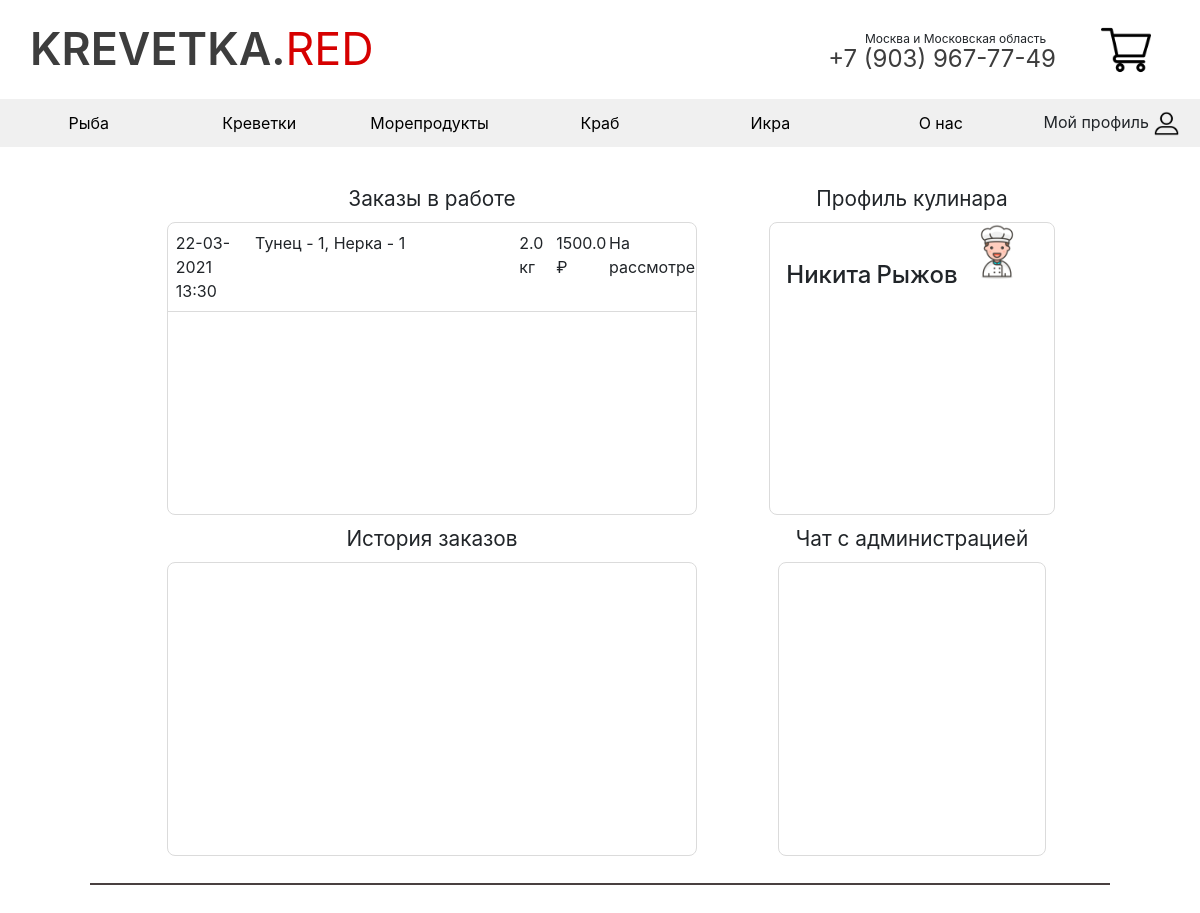
/clientprofile/ (signed in), run on the app's committed database.
### mainApp/models.py (models this page shows, shortened)
class ClientInfo(models.Model):
    User = models.ForeignKey(User, null=True, on_delete=models.CASCADE)
    orderId = models.CharField('Номер заказа', null=True, max_length=100)
    NameClient = models.CharField("Имя клиента", null=True, max_length=25)
    SurnameClient = models.CharField("Фамилия клиента", null=True, max_length=25)
    ClientPhone = models.CharField("Телефон", null=True, max_length=25)
    ClientEmail = models.CharField("Е-майл", null=True, max_length=50)
    DeliveryMethod = models.CharField("Способ доставки", null=True, max_length=25)
    ClientAddress = models.CharField("Адресс", null=True, max_length=100)
    prname = models.CharField("Название продукта", null=True, max_length=100)
    prcount = models.CharField("Вес заказа", null=True, max_length=100)
    prprice = models.CharField("Цена заказа", null=True, max_length=100)
    dateOrder = models.CharField("Дата поступления", null=True, max_length=25)
    dateDone = models.CharField('Дата выполнения', null=True, max_length=25)
    statusOrder = models.CharField('Статус заказа', default="На рассмотрении", max_length=25)
    statusColor = models.CharField('Цвет статуса заказа', default="colorfirst", max_length=25)
    class Meta:
        verbose_name = 'Заказ'
        verbose_name_plural = 'Поступление заказов'

### mainApp/views.py (the view)
# urls.py: path('clientprofile/', AjaxClientProfile.as_view(), name='clientprofile'),
class AjaxClientProfile(View):
    def get(self, request):
        Check = request.GET.get('check')
        if request.user.is_authenticated:
            user1 = request.user.id
            user_first_name = request.user.first_name
            user_last_name = request.user.last_name
            ClientInfoNikita = ClientInfo.objects.exclude(statusOrder = "Выполнено").filter(User_id = user1).all()
            ClientInfoNikitaDone = ClientInfo.objects.filter(statusOrder = "Выполнено", User_id = user1).all()
            context = {'ClientInfoNikita': ClientInfoNikita, 'ClientInfoNikitaDone': ClientInfoNikitaDone, 'user_first_name': user_first_name, 'user_last_name': user_last_name,}
            if Check == 'pageonload':
                ItemCount = AddProduct.objects.filter(User_id = user1).count()
                context = updaterecord(user1, ItemCount)
                return JsonResponse(context, status=200)
        else:
            if Check == 'pageonload':
                x = json.loads(request.COOKIES['addProduct'])
                context = cokkiereload(x)
                return JsonResponse(context, status=200)
        return render(request, 'mainApp/clientprofile.html', context)

### mainApp/templates/mainApp/clientprofile.html (shortened to what this page needs)
{% extends "mainApp/index.html" %}
{% load static %}
{% block content %}
<div class="clientprofile-px">
   <div class="clientprofile-px2">
      <div class="orders-all">
         <span class="title-profile-client">Заказы в работе</span>
         <div class="fcp current-orders border-nik">
            {%for el in ClientInfoNikita%}
            <div class="co-order">
               <div class="co-data co-st"><span class="co-wi co-time">{{ el.dateOrder }}</span></div>
               <div class="co-product co-st"><span class="co-wi">{{ el.prname }}</span></div>
               <div class="co-weight co-st"><span class="co-wi">{{ el.prcount }} кг</span></div>
               <div class="co-cheque co-st"><span class="co-wi">{{ el.prprice }} ₽</span></div>
               <div class="co-status co-st"><span class="co-wi">{{ el.statusOrder }}</span></div>
            </div>
            {%endfor%}
         </div>
         <span class="title-profile-client">История заказов</span>
         <div class="fcp order-history border-nik">
         </div>
      </div>
      <div class="profile-and-chat">
         <span class="title-profile-client">Профиль кулинара</span>
         <div class="fcp profile-cook border-nik">
            <div class="name-foto">
               <div class="name-pc-block"><h4 class="name-pc">{{ user_first_name }}</h4><h4 class="name-pc">{{ user_last_name }}</h4></div>
               <div class="img-pc-block"><img class="img-pc" src="{% static 'img/profileimg2.png' %}" alt=""></div>
            </div>
         </div>
         <span class="title-profile-client">Чат с администрацией</span>
         <div class="fcp chat-admin border-nik"></div>
      </div>
   </div>
</div>
{% endblock %}

### mainApp/static/css/bootgleb.css (style rules this page uses)
*,::before,::after { box-sizing:border-box }
html { font-family:sans-serif;line-height:1.15;-webkit-text-size-adjust:100%;-ms-text-size-adjust:100%;-ms-overflow-style:scrollbar;-webkit-tap-highlight-color:transparent }
body { margin:0;font-family:-apple-system,BlinkMacSystemFont,"Segoe UI",Roboto,"Helvetica Neue",Arial,sans-serif,"Apple Color Emoji","Segoe UI Emoji","Segoe UI Symbol";font-size:1rem;font-weight:400;line-height:1.5;color:#212529;text-align:left;background-color:#fff }
h1,h2,h3,h4,h5,h6 { margin-top:0;margin-bottom:.5rem }
img { vertical-align:middle;border-style:none }
h1,h2,h3,h4,h5,h6,.h1,.h2,.h3,.h4,.h5,.h6 { margin-bottom:.5rem;font-family:inherit;font-weight:500;line-height:1.2;color:inherit }
h4,.h4 { font-size:1.5rem }

### mainApp/static/css/footer.css (style rules this page uses)
body { position: relative; padding-bottom: 70px; min-height: 100vh; }

### mainApp/static/css/style.css (style rules this page uses)
.border-nik { border: 1px solid rgb(219, 219, 219); }
.clientprofile-px { display: flex; width: 100%; justify-content: center; }
.clientprofile-px2 { display:flex; flex-direction: row; width: 80%; height: 46rem; }
.orders-all { display:flex; flex-direction: column; justify-content: center; align-items: center; width: 65%; height: 47rem; }
.profile-and-chat { display:flex; flex-direction: column; justify-content: center; align-items: center; width: 35%; height: 47rem; }
.fcp { width: 85%; height: 39%; border-radius: 0.5rem; margin: 0.5rem; }
.current-orders { display: flex; flex-direction: column; overflow-y: scroll; }
.co-order { display: flex; flex-direction: row; width: 100%; border-bottom: 1px solid rgb(219, 219, 219); }
.co-st { padding: 0.5rem; }
.co-data { width: 15%; }
.co-product { width: 50%; }
.co-weight { width: 7%; }
.co-cheque { width: 10%; }
.co-status { width: 18%; }
.co-wi { width: 100%; }
.order-history { display: flex; flex-direction: column; overflow-y: scroll; }
.profile-cook { display: flex; flex-direction: column; }
.name-foto { display: flex; flex-direction: row; height: 7rem; }
.name-pc-block { display: flex; justify-content: center; align-items: center; width: 70%; }
.img-pc-block { width: 25%; }
.name-pc { margin-left: 5px; }
.img-pc { width: 80%; }
.chat-admin { width: 80%; }
.title-profile-client { font-size: 1.3rem; font-weight: 400; }

### data on the page
ClientInfo: dateOrder "22-03-2021 13:30", prname "Тунец - 1, Нерка - 1", prcount "2.0", prprice "1500.0", statusOrder "На…"

### other printed values
{{ user_first_name }} "Никита"
{{ user_last_name }} "Рыжов"
